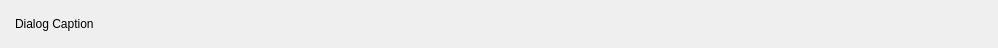
<?xml version="1.0" encoding="UTF-8"?>
<ui version="4.0">
 <class>DialogTitleBarWidget</class>
 <widget class="QWidget" name="DialogTitleBarWidget">
  <property name="geometry">
   <rect>
    <x>0</x>
    <y>0</y>
    <width>998</width>
    <height>48</height>
   </rect>
  </property>
  <property name="sizePolicy">
   <sizepolicy hsizetype="Preferred" vsizetype="Fixed">
    <horstretch>0</horstretch>
    <verstretch>0</verstretch>
   </sizepolicy>
  </property>
  <property name="autoFillBackground">
   <bool>true</bool>
  </property>
  <layout class="QHBoxLayout" name="mainLayout">
   <property name="spacing">
    <number>8</number>
   </property>
   <property name="leftMargin">
    <number>0</number>
   </property>
   <property name="topMargin">
    <number>0</number>
   </property>
   <property name="rightMargin">
    <number>0</number>
   </property>
   <property name="bottomMargin">
    <number>0</number>
   </property>
   <item>
    <widget class="QLabel" name="iconLabel">
     <property name="text">
      <string notr="true"/>
     </property>
    </widget>
   </item>
   <item>
    <widget class="QnElidedLabel" name="captionLabel">
     <property name="text">
      <string notr="true">Dialog Caption</string>
     </property>
    </widget>
   </item>
   <item>
    <spacer name="horizontalSpacer">
     <property name="orientation">
      <enum>Qt::Horizontal</enum>
     </property>
     <property name="sizeHint" stdset="0">
      <size>
       <width>611</width>
       <height>20</height>
      </size>
     </property>
    </spacer>
   </item>
   <item>
    <layout class="QHBoxLayout" name="buttonsLayout">
     <property name="spacing">
      <number>0</number>
     </property>
     <property name="leftMargin">
      <number>0</number>
     </property>
     <property name="topMargin">
      <number>0</number>
     </property>
     <property name="rightMargin">
      <number>0</number>
     </property>
     <property name="bottomMargin">
      <number>0</number>
     </property>
     <item>
      <widget class="QPushButton" name="helpButton">
       <property name="maximumSize">
        <size>
         <width>64</width>
         <height>16777215</height>
        </size>
       </property>
       <property name="focusPolicy">
        <enum>Qt::NoFocus</enum>
       </property>
       <property name="text">
        <string notr="true"/>
       </property>
       <property name="flat">
        <bool>true</bool>
       </property>
      </widget>
     </item>
     <item>
      <widget class="QPushButton" name="minimizeButton">
       <property name="maximumSize">
        <size>
         <width>64</width>
         <height>16777215</height>
        </size>
       </property>
       <property name="focusPolicy">
        <enum>Qt::NoFocus</enum>
       </property>
       <property name="text">
        <string notr="true"/>
       </property>
       <property name="flat">
        <bool>true</bool>
       </property>
      </widget>
     </item>
     <item>
      <widget class="QPushButton" name="maximizeButton">
       <property name="maximumSize">
        <size>
         <width>64</width>
         <height>16777215</height>
        </size>
       </property>
       <property name="focusPolicy">
        <enum>Qt::NoFocus</enum>
       </property>
       <property name="text">
        <string notr="true"/>
       </property>
       <property name="flat">
        <bool>true</bool>
       </property>
      </widget>
     </item>
     <item>
      <widget class="QPushButton" name="closeButton">
       <property name="maximumSize">
        <size>
         <width>64</width>
         <height>16777215</height>
        </size>
       </property>
       <property name="focusPolicy">
        <enum>Qt::NoFocus</enum>
       </property>
       <property name="text">
        <string/>
       </property>
       <property name="flat">
        <bool>true</bool>
       </property>
      </widget>
     </item>
    </layout>
   </item>
  </layout>
 </widget>
 <customwidgets>
  <customwidget>
   <class>QnElidedLabel</class>
   <extends>QLabel</extends>
   <header location="global">ui/widgets/common/elided_label.h</header>
  </customwidget>
 </customwidgets>
 <resources/>
 <connections/>
</ui>
